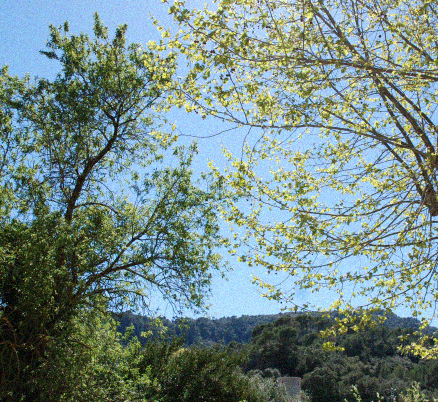
%> input picture images/debug/treesNoisy_sigma10.png, 438 x 402 px
$ octave basicSection.m   (GNU Octave 9; MATLAB toolbox functions it lacks are replaced by stand-ins)
%> lines starting %> are read from the running program, lines starting %| are printed output that depends on the picture; long printed decimals are rounded
### computeIntegralImage.m
function [ii] = computeIntegralImage(image)
%i use cumsum since it is more efficient
%cumsum(cumsum()) helps in quickly calculating the integral image
ii = cumsum(cumsum(image,2),1);
end

### templateMatchingNaive.m
function [offsetsRows, offsetsCols, distances] = templateMatchingNaive(image, row, col,...
    patchSize, searchWindowSize)
% This function should for each possible offset in the search window
% centred at the current row and col, save a value for the offsets and
% patch distances, e.g. for the offset (-1,-1)
% offsetsRows(1) = -1;
% offsetsCols(1) = -1;
% distances(1) = 0.125;

% The distance is simply the SSD over patches of size patchSize between the
% 'template' patch centred at row and col and a patch shifted by the
% current offset

%initializing the values for the return statements
%i give them the size of the search window
offsetsRows = zeros(searchWindowSize ^ 2, 1);
offsetsCols = zeros(searchWindowSize ^ 2, 1);
distances = zeros(searchWindowSize ^ 2, 1);

%handle the case of even patches
if mod(patchSize, 2) == 0
    patchSize = patchSize + 1;
end

%i use the values halved and approximated of the patchSize and
%searchWindowSize to compute the padding
patchPadding = fix(patchSize / 2);
windowPadding = fix(searchWindowSize / 2);

%set the row and columns offset
row_offset = -windowPadding;
col_offset = -windowPadding;
%counter that helps me iterate through the arrays
counter = 0;

%padding the image to handle any border issues
%I pad with both half of the patchSize and half of the window size
image = padarray(image, [patchPadding, patchPadding]);
image = padarray(image, [windowPadding, windowPadding]);

%using the padded image, I find the location of the patch at center and the
%template based on the paddings that I used
patch = image(row + windowPadding : row + 2 * patchPadding + windowPadding, col + windowPadding : col + 2 * patchPadding + windowPadding);
template = image(row : row + 2 * patchPadding + 2 * windowPadding, col : col + 2 * patchPadding + 2 * windowPadding);

%after that, I iterate through all the pixels in the search window
for m = 1 + patchPadding : searchWindowSize + patchPadding
    for n = 1 + patchPadding : searchWindowSize + patchPadding

        %using the position of the pixels, I compute the patch at positions
        %(m,n)
        patchAtPosition = template(m - patchPadding : m + patchPadding, n - patchPadding : n + patchPadding);

        %increment the counter so that I can iterate through the arrays
        counter = counter + 1;
        %i add the values to the arrays at position counter
        offsetsRows(counter, 1) = row_offset;
        offsetsCols(counter, 1) = col_offset;
        %I also computer the SSD here for the difference between the found
        %patch and the static patch
        distances(counter, 1) = sum(sum(power(patchAtPosition - patch, 2)));

        %then I increase the column offset
        col_offset = col_offset + 1;
    end
    %I also increase the row offset and then decrease the col offset by the
    %window size
    row_offset = row_offset + 1;
    col_offset = -windowPadding;
end
end

### templateMatchingIntegralImage.m
function [offsetsRows, offsetsCols, distances] = templateMatchingIntegralImage(image, row,...
    col,patchSize, searchWindowSize)
% This function should for each possible offset in the search window
% centred at the current row and col, save a value for the offsets and
% patch distances, e.g. for the offset (-1,-1)
% offsetsX(1) = -1;
% offsetsY(1) = -1;
% distances(1) = 0.125;

% The distance is simply the SSD over patches of size patchSize between the
% 'template' patch centred at row and col and a patch shifted by the
% current offset

% This time, use the integral image method!
% NOTE: Use the 'computeIntegralImage' function developed earlier to
% calculate your integral images
% NOTE: Use the 'evaluateIntegralImage' function to calculate patch sums

%initializing the values for the return statements
%i give them the size of the search window
offsetsRows = zeros(searchWindowSize ^ 2, 1);
offsetsCols = zeros(searchWindowSize ^ 2, 1);
distances = zeros(searchWindowSize ^ 2, 1);
%counter that helps me iterate through the arrays
counter = 0;

%handle the case of even patches
if mod(patchSize, 2) == 0
    patchSize = patchSize + 1;
end

%i use the values halved and approximated of the patchSize and
%searchWindowSize to compute the padding
patchPadding = fix(patchSize / 2);
windowPadding = fix(searchWindowSize / 2);
%pad the image to handle the borders
paddedImage = padarray(image, [windowPadding, windowPadding]);

%as in naive template matching, I initialize the offset as -hald the size
%of the window
row_offset = -windowPadding;
col_offset = -windowPadding;
%I need this to pad the integral image later on
paddingToAdd = patchPadding + 1;

%I loop through all the pixels in the integral image
for m = 1 : searchWindowSize
    for n = 1 : searchWindowSize

        %I find out what the shifted image is
        shiftedImage = paddedImage(m : m - 1 + size(image, 1), n : n - 1 + size(image, 2));

        %then use it to compute the integral image
        integralImage = computeIntegralImage(power(shiftedImage - image, 2));
        %here I use the previous variable to pad the integral image to
        %obtain values for the borders
        integralImage = padarray(integralImage, [paddingToAdd, paddingToAdd], 'post');
        integralImage = padarray(integralImage, [paddingToAdd, paddingToAdd], 'pre');

        %increment the counter
        counter = counter + 1;
        %update the arrays
        offsetsRows(counter, 1) = row_offset;
        offsetsCols(counter, 1) = col_offset;
        %calculate the distance in the patch using evaluateIntegralDistance
        distances(counter, 1) = evaluateIntegralImage(integralImage, row, col, patchSize);
        %then I update the col offset
        col_offset = col_offset + 1;
    end
    %and also the row offset
    row_offset = row_offset + 1;
    col_offset = -windowPadding;
end
end

### basicSection.m
%% Some parameters to set - make sure that your code works at image borders!

% Row and column of the pixel for which we wish to find all similar patches
% NOTE: For this section, we pick only one patch
row = 100;
col = 100;

% Patchsize - make sure your code works for different values
patchSize = 10;

% Search window size - make sure your code works for different values
searchWindowSize = 10;


%% Implementation of work required in your basic section-------------------

% TODO - Load Image
%we load the image, convert it to grayscale and make sure to convert to double
image = im2double(rgb2gray(imread('images/debug/treesNoisy_sigma10.png')));
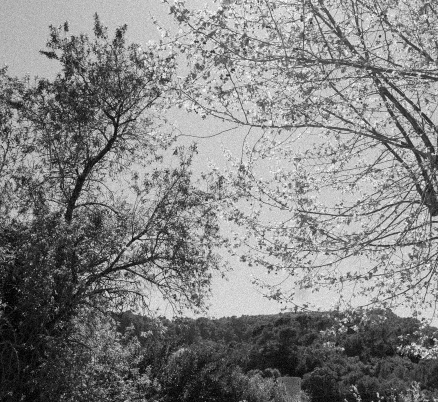
%> image: size 402x438 double; min 0, max 0.988, mean 0.512
figure('name', 'Original Image');
%imshow();

% TODO - Fill out this function
image_ii = computeIntegralImage(image);
%> in computeIntegralImage, `ii = cumsum(cumsum(image,2),1);`:
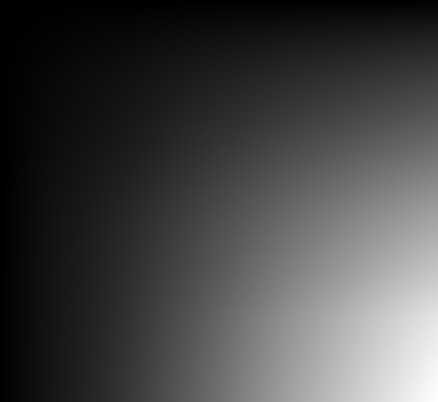
%> ii: size 402x438 double; min 0.675, max 90115.6, mean 24384.8; drawn with min black and max white
%normalise the image to display it
normalised_image_ii = image_ii / max(max(image_ii));

% TODO - Display the normalised Integral Image
% NOTE: This is for display only, not for template matching yet!
subplot(1,2,1), imshow(normalised_image_ii), title('Normalised Integral Image');
subplot(1,2,2), imshow(image), title('Original Image');

% TODO - Template matching for naive SSD (i.e. just loop and sum)
[offsetsRows_naive, offsetsCols_naive, distances_naive] = templateMatchingNaive(image, row, col,...
    patchSize, searchWindowSize);
%> in templateMatchingNaive, `image = padarray(image, [patchPadding, patchPadding]);`:
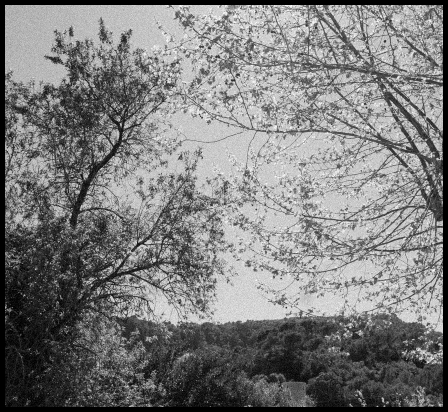
%> image: size 412x448 double; min 0, max 0.988, mean 0.488
%> in templateMatchingNaive, `image = padarray(image, [windowPadding, windowPadding]);`:
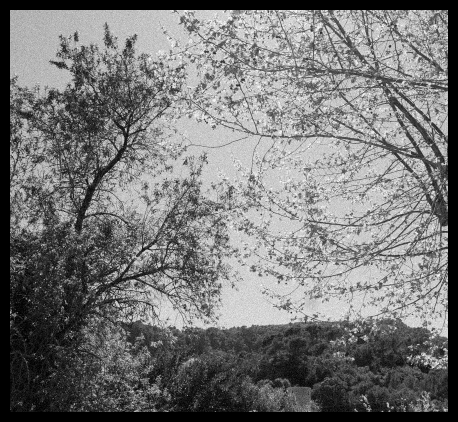
%> image: size 422x458 double; min 0, max 0.988, mean 0.466
%> after the loop in templateMatchingNaive, `for m = 1 + patchPadding : searchWindowSize + patchPadding`: counter = 100; distances = 100 values, max 5.39 at index 60, min 0 at index 56, mean 3.68; offsetsCols = 100 values, max 4 at index 10, min -5 at index 1, mean -0.5; offsetsRows = 100 values from -5 to 4; row_offset = 5
%> offsetsRows_naive = 100 values from -5 to 4; offsetsCols_naive has the same summary as offsetsCols in templateMatchingNaive; distances_naive has the same summary as distances in templateMatchingNaive

% TODO - Template matching using integral images
[offsetsRows_ii, offsetsCols_ii, distances_ii] = templateMatchingIntegralImage(image, row, col,...
    patchSize, searchWindowSize);
%> offsetsRows_ii = 100 values from -5 to 4; offsetsCols_ii has the same summary as offsetsCols in templateMatchingNaive; distances_ii has the same summary as distances in templateMatchingNaive

%% Let's print out your results--------------------------------------------

% NOTE: Your results for the naive and the integral image method should be
% the same!
for i=1:length(offsetsRows_naive)
    disp(['offset rows: ', num2str(offsetsRows_naive(i)), '; offset cols: ',...
        num2str(offsetsCols_naive(i)), '; Naive Distance = ', num2str(distances_naive(i),10),...
        '; Integral Im Distance = ', num2str(distances_ii(i),10)]);
end
%> this loop made 100 passes
%| offset rows: -5; offset cols: -5; Naive Distance = 3.402; Integral Im Distance = 3.402
%| offset rows: -5; offset cols: -4; Naive Distance = 3.018; Integral Im Distance = 3.018
%| offset rows: -5; offset cols: -3; Naive Distance = 3.278; Integral Im Distance = 3.278
%| offset rows: -5; offset cols: -2; Naive Distance = 3.124; Integral Im Distance = 3.124
%| offset rows: -5; offset cols: -1; Naive Distance = 2.793; Integral Im Distance = 2.793
%| offset rows: -5; offset cols: 0; Naive Distance = 3.423; Integral Im Distance = 3.423
%| offset rows: -5; offset cols: 1; Naive Distance = 3.968; Integral Im Distance = 3.968
%| offset rows: -5; offset cols: 2; Naive Distance = 3.612; Integral Im Distance = 3.612
%> (further printed lines are left out)

$ run again, with images/debug/alleyNoisy_sigma20.png copied over images/debug/treesNoisy_sigma10.png
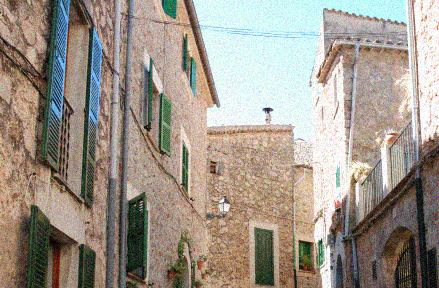
%> input picture images/debug/alleyNoisy_sigma20.png, 439 x 288 px
%> in templateMatchingNaive, `image = padarray(image, [patchPadding, patchPadding]);`:
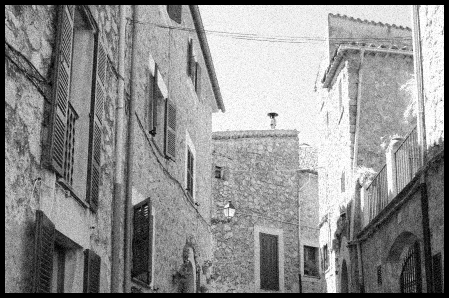
%> image: size 298x449 double; min 0, max 1, mean 0.558
%> in templateMatchingNaive, `image = padarray(image, [windowPadding, windowPadding]);`:
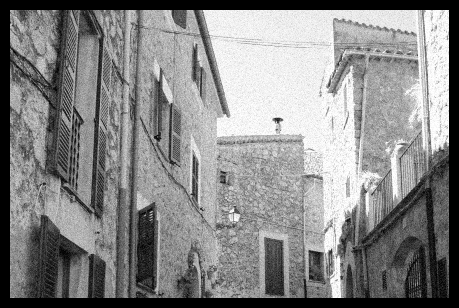
%> image: size 308x459 double; min 0, max 1, mean 0.528
%> after the loop in templateMatchingNaive, `for m = 1 + patchPadding : searchWindowSize + patchPadding`: counter = 100; distances = 100 values, max 4.71 at index 100, min 0 at index 56, mean 3.12; offsetsCols = 100 values, max 4 at index 10, min -5 at index 1, mean -0.5; offsetsRows = 100 values from -5 to 4; row_offset = 5
%> offsetsRows_naive = 100 values from -5 to 4; offsetsCols_naive has the same summary as offsetsCols in templateMatchingNaive; distances_naive has the same summary as distances in templateMatchingNaive
%> offsetsCols_ii has the same summary as offsetsCols in templateMatchingNaive; distances_ii has the same summary as distances in templateMatchingNaive
%> the loop `for i=1:length(offsetsRows_naive)` made 100 passes
%| offset rows: -5; offset cols: -5; Naive Distance = 4.439; Integral Im Distance = 4.439
%| offset rows: -5; offset cols: -4; Naive Distance = 3.064; Integral Im Distance = 3.064
%| offset rows: -5; offset cols: -3; Naive Distance = 3.550; Integral Im Distance = 3.550
%| offset rows: -5; offset cols: -2; Naive Distance = 2.931; Integral Im Distance = 2.931
%| offset rows: -5; offset cols: -1; Naive Distance = 2.825; Integral Im Distance = 2.825
%> (further printed lines are left out)

$ run again, with images/debug/townNoisy_sigma5.png copied over images/debug/treesNoisy_sigma10.png
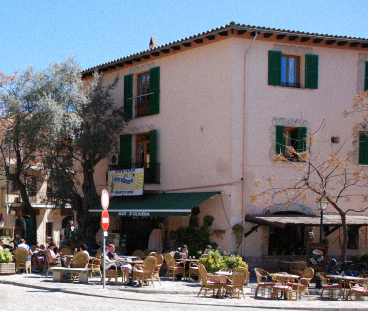
%> input picture images/debug/townNoisy_sigma5.png, 368 x 311 px
%> in computeIntegralImage, `ii = cumsum(cumsum(image,2),1);`:
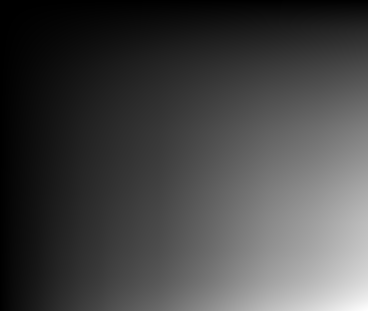
%> ii: size 311x368 double; min 0.757, max 54017.1, mean 14664.4; drawn with min black and max white
%> in templateMatchingNaive, `image = padarray(image, [windowPadding, windowPadding]);`:
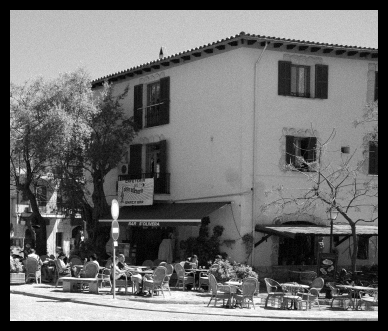
%> image: size 331x388 double; min 0, max 1, mean 0.421
%> after the loop in templateMatchingNaive, `for m = 1 + patchPadding : searchWindowSize + patchPadding`: counter = 100; distances = 100 values, max 2.72 at index 1, min 0 at index 56, mean 0.885; offsetsCols = 100 values, max 4 at index 10, min -5 at index 1, mean -0.5; offsetsRows = 100 values from -5 to 4; row_offset = 5
%> offsetsRows_naive = 100 values from -5 to 4; offsetsCols_naive has the same summary as offsetsCols in templateMatchingNaive; distances_naive has the same summary as distances in templateMatchingNaive
%> offsetsCols_ii has the same summary as offsetsCols in templateMatchingNaive; distances_ii has the same summary as distances in templateMatchingNaive
%> the loop `for i=1:length(offsetsRows_naive)` made 100 passes
%| offset rows: -5; offset cols: -5; Naive Distance = 2.719; Integral Im Distance = 2.719
%| offset rows: -5; offset cols: -4; Naive Distance = 1.990; Integral Im Distance = 1.990
%| offset rows: -5; offset cols: -3; Naive Distance = 1.511; Integral Im Distance = 1.511
%| offset rows: -5; offset cols: -2; Naive Distance = 1.268; Integral Im Distance = 1.268
%| offset rows: -5; offset cols: -1; Naive Distance = 1.066; Integral Im Distance = 1.066
%> (further printed lines are left out)
